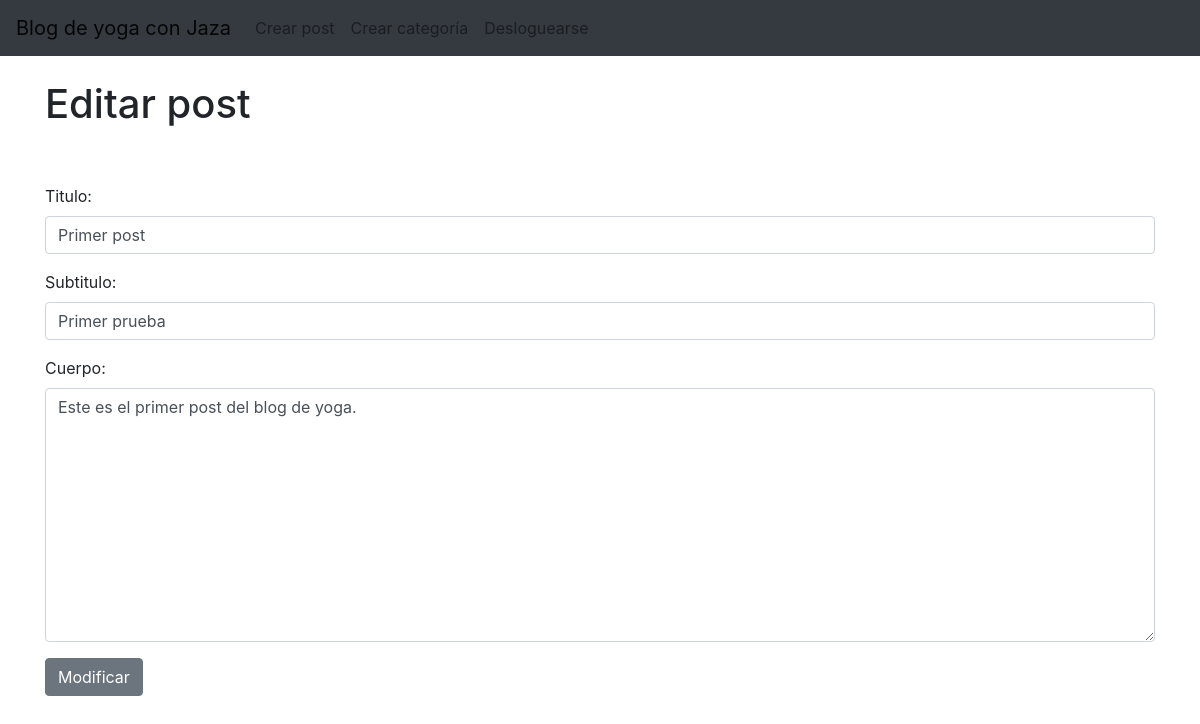
The page /updatePost/1/ (signed in) on the database as committed earlier.
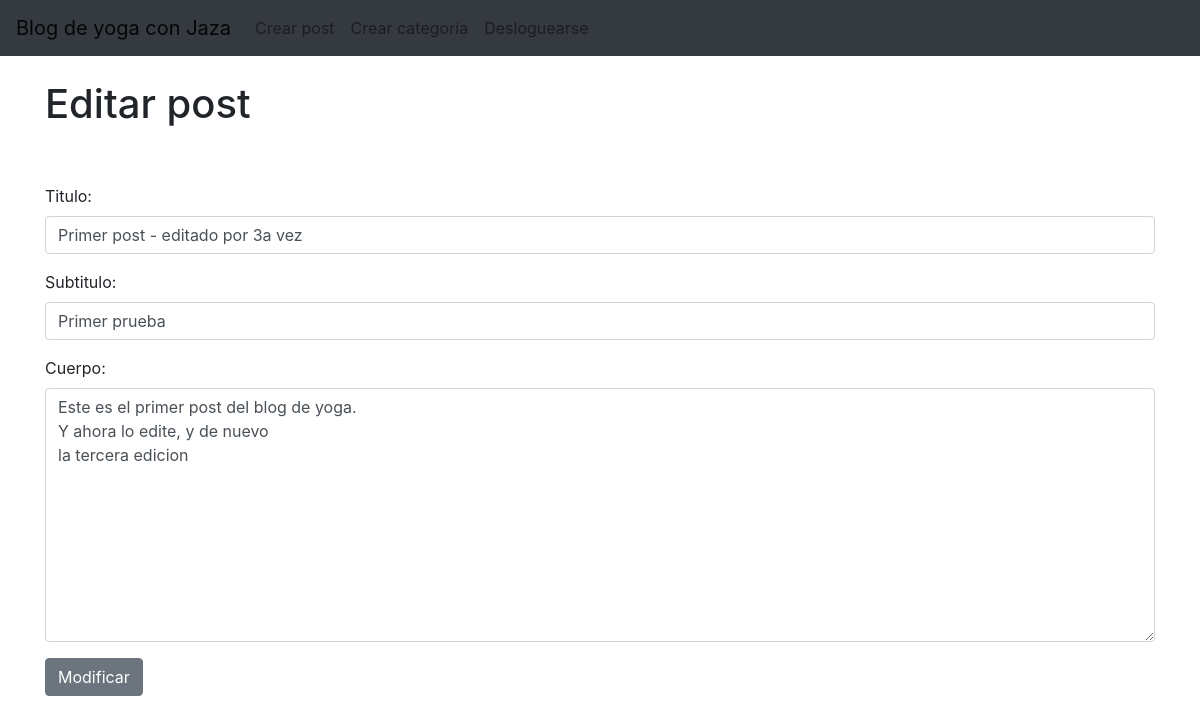
The same page on the database as committed later.
### AppBlogYoga/models.py (models this page shows, shortened)
class Post(models.Model):
    titulo=models.CharField(max_length=200)
    subtitulo=models.CharField(max_length=200)
    cuerpo=models.TextField()
    autor=models.ForeignKey(User, on_delete=models.CASCADE)
    fecha=models.DateTimeField(auto_now_add=True)
    imagen=models.ImageField(upload_to='blog/', blank=True, null=True)
    categoria=models.CharField(max_length=200, default='yoga')

### AppBlogYoga/views.py (the view)
# urls.py: path('updatePost/<int:pk>/', UpdatePost.as_view(), name='updatePost'),
class UpdatePost(UpdateView):
    model = Post
    form_class= UpdateForm
    template_name = 'updatePost.html'

### AppBlogYoga/forms.py
class UpdateForm(forms.ModelForm):
    class Meta:
        model = Post
        fields = ('titulo', 'subtitulo', 'cuerpo')
        widgets = {
            'titulo': forms.TextInput(attrs={'class': 'form-control'}),
            'subtitulo': forms.TextInput(attrs={'class': 'form-control'}),
            'cuerpo': forms.Textarea(attrs={'class': 'form-control'}),
}

### AppBlogYoga/templates/updatePost.html (shortened to what this page needs)
{% extends 'padre.html' %}
{% block content %}
{% if user.is_authenticated %}
<h1>Editar post</h1>
<br/><br/>
<div class="form-group">
    <form method="POST">
    {{ form.as_p }}
    <button class="btn btn-secondary">Modificar</button>
</div>
{% else %}
No tenés permiso para editar
{% endif %}
{% endblock %}

Rows that differ between the two databases and show on the page:
changed Post "Primer prueba": titulo "Primer post" → "Primer post - editado por 3a vez"; cuerpo "Este es el primer post del blog de yoga." → "Este es el primer post del blog de yoga. Y ahora lo edite, y de nuevo la tercera edicion"
